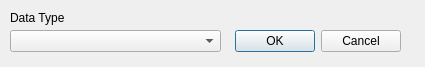
<?xml version="1.0" encoding="UTF-8"?>
<ui version="4.0">
 <class>dataTypeDialog</class>
 <widget class="QDialog" name="dataTypeDialog">
  <property name="geometry">
   <rect>
    <x>0</x>
    <y>0</y>
    <width>425</width>
    <height>67</height>
   </rect>
  </property>
  <property name="windowTitle">
   <string>Change Data Types</string>
  </property>
  <widget class="QDialogButtonBox" name="buttonBox">
   <property name="geometry">
    <rect>
     <x>60</x>
     <y>25</y>
     <width>341</width>
     <height>32</height>
    </rect>
   </property>
   <property name="orientation">
    <enum>Qt::Horizontal</enum>
   </property>
   <property name="standardButtons">
    <set>QDialogButtonBox::Cancel|QDialogButtonBox::Ok</set>
   </property>
  </widget>
  <widget class="QComboBox" name="comboBox">
   <property name="geometry">
    <rect>
     <x>10</x>
     <y>30</y>
     <width>211</width>
     <height>22</height>
    </rect>
   </property>
  </widget>
  <widget class="QLabel" name="label">
   <property name="geometry">
    <rect>
     <x>10</x>
     <y>10</y>
     <width>91</width>
     <height>16</height>
    </rect>
   </property>
   <property name="text">
    <string>Data Type</string>
   </property>
  </widget>
 </widget>
 <resources/>
 <connections>
  <connection>
   <sender>buttonBox</sender>
   <signal>accepted()</signal>
   <receiver>dataTypeDialog</receiver>
   <slot>accept()</slot>
   <hints>
    <hint type="sourcelabel">
     <x>248</x>
     <y>254</y>
    </hint>
    <hint type="destinationlabel">
     <x>157</x>
     <y>274</y>
    </hint>
   </hints>
  </connection>
  <connection>
   <sender>buttonBox</sender>
   <signal>rejected()</signal>
   <receiver>dataTypeDialog</receiver>
   <slot>reject()</slot>
   <hints>
    <hint type="sourcelabel">
     <x>316</x>
     <y>260</y>
    </hint>
    <hint type="destinationlabel">
     <x>286</x>
     <y>274</y>
    </hint>
   </hints>
  </connection>
 </connections>
</ui>
